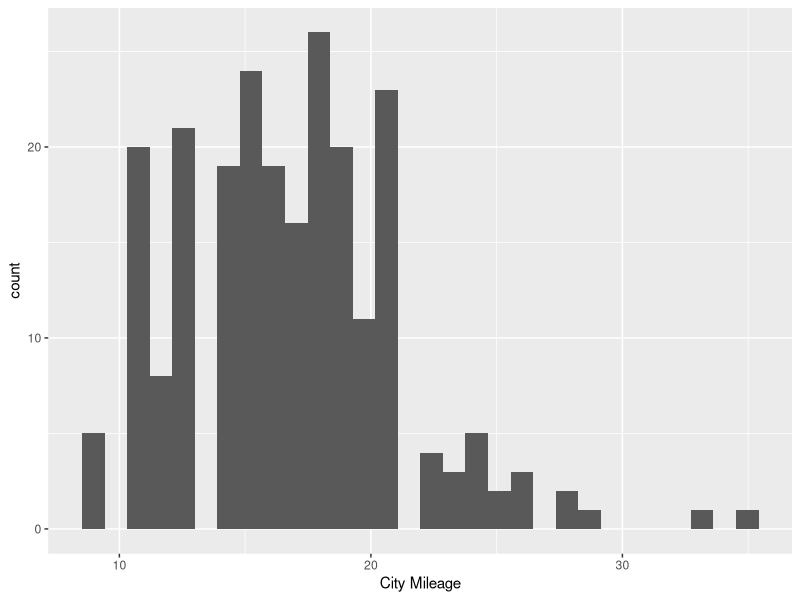
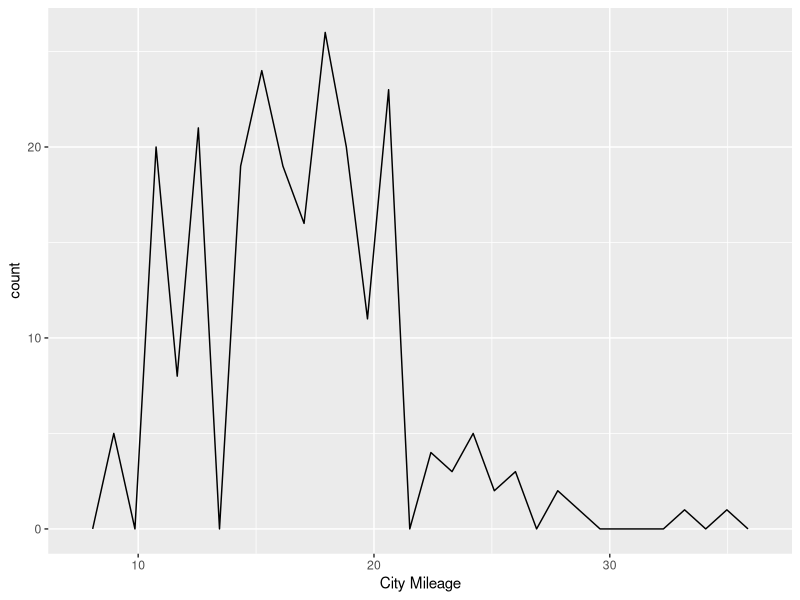
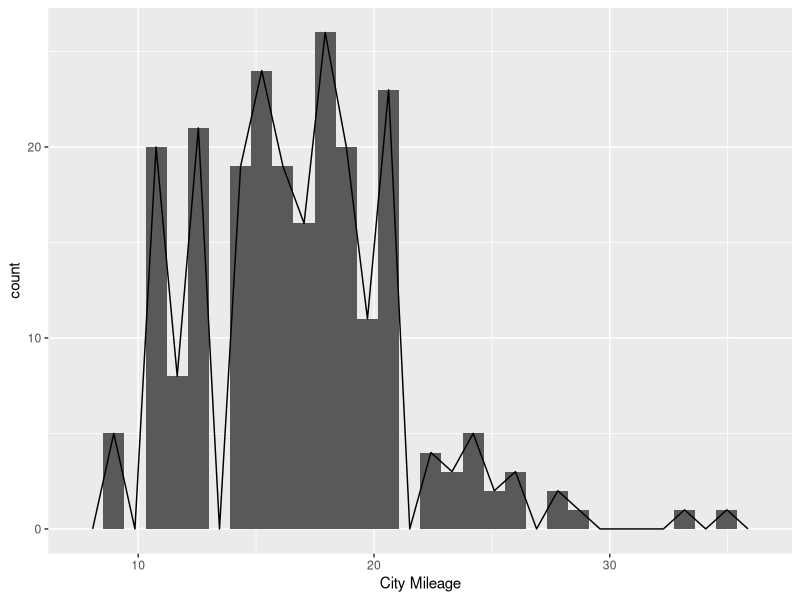
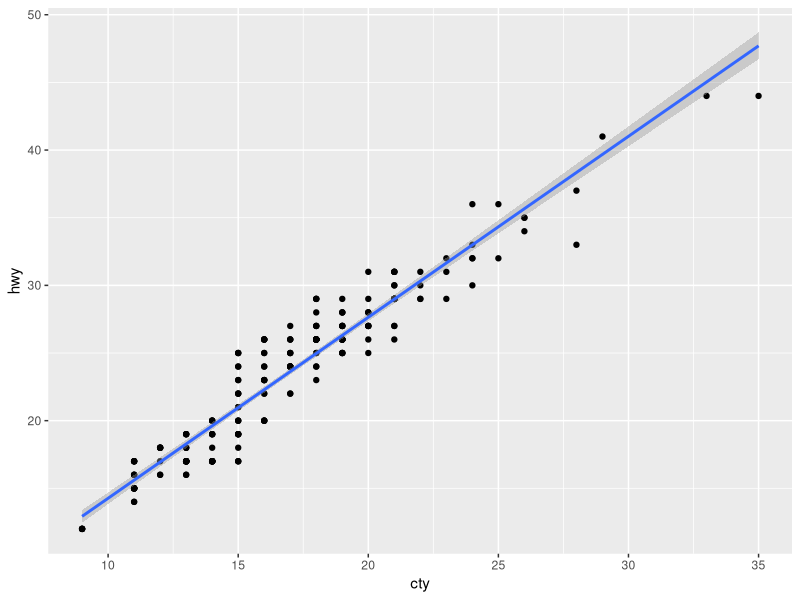
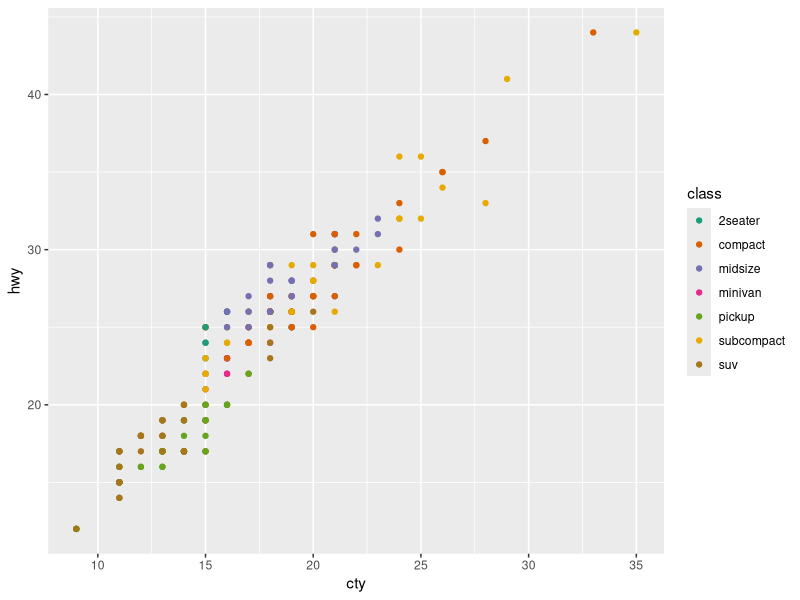

The R script that drew these images, in order:
library(tidyverse)

data()

view(mpg)
?mpg
?mean

glimpse(mpg)

?filter
filter(mpg, cty >=20)
mpg_efficient <- filter(mpg, cty >=20)
view(mpg_efficient)

mpg_ford <- filter(mpg, manufacturer == "ford")
view(mpg_ford)

mpg_metric <- mutate(mpg, cty_metric = 0.425144 * cty)
glimpse(mpg_metric)


mpg_metric <- mpg %>%
  mutate(cty_metric = 0.425144 * cty)
view(mpg)

mpg %>%
  group_by(class) %>%
  summarise(mean(cty),
            median(cty))


# Data visiualization ggplot2


ggplot(mpg, aes(x = cty)) + 
  geom_histogram() +
  labs(x = "City Mileage")

ggplot(mpg, aes(x = cty)) + 
  geom_freqpoly() +
  labs(x = "City Mileage")

ggplot(mpg, aes(x = cty)) + 
  geom_histogram() +
  geom_freqpoly() +
  labs(x = "City Mileage")

ggplot(mpg, aes(x = cty,
                y = hwy)) +
  geom_point() + 
  geom_smooth(method = "lm")

ggplot(mpg, aes(x = cty,
                y = hwy,
                color = class)) +
  geom_point() +
  scale_color_brewer(palette = "Dark2")
